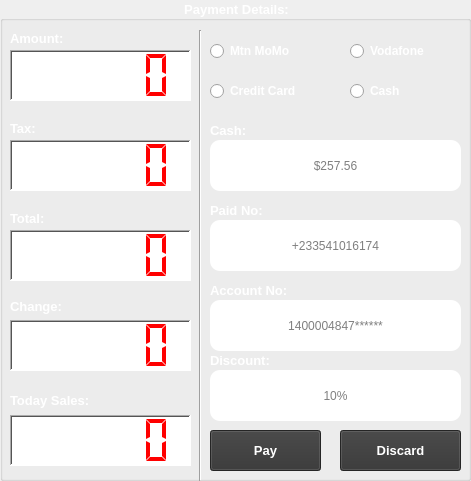
      <widget class="QGroupBox" name="groupBox_31">
       <property name="geometry">
        <rect>
         <x>1200</x>
         <y>10</y>
         <width>471</width>
         <height>481</height>
        </rect>
       </property>
       <property name="font">
        <font>
         <family>Segoe UI</family>
         <pointsize>10</pointsize>
         <weight>75</weight>
         <italic>false</italic>
         <bold>true</bold>
         <underline>false</underline>
        </font>
       </property>
       <property name="styleSheet">
        <string notr="true">color: white</string>
       </property>
       <property name="title">
        <string>Payment Details:</string>
       </property>
       <property name="alignment">
        <set>Qt::AlignCenter</set>
       </property>
       <widget class="QRadioButton" name="sale_Mtn_radioButton">
        <property name="geometry">
         <rect>
          <x>210</x>
          <y>40</y>
          <width>121</width>
          <height>22</height>
         </rect>
        </property>
        <property name="font">
         <font>
          <pointsize>9</pointsize>
          <weight>75</weight>
          <bold>true</bold>
         </font>
        </property>
        <property name="text">
         <string>Mtn MoMo</string>
        </property>
       </widget>
       <widget class="QRadioButton" name="sale_vodafone_radioButton">
        <property name="geometry">
         <rect>
          <x>350</x>
          <y>40</y>
          <width>101</width>
          <height>22</height>
         </rect>
        </property>
        <property name="font">
         <font>
          <pointsize>9</pointsize>
          <weight>75</weight>
          <bold>true</bold>
         </font>
        </property>
        <property name="text">
         <string>Vodafone</string>
        </property>
       </widget>
       <widget class="QRadioButton" name="sale_creditCard_radioButton">
        <property name="geometry">
         <rect>
          <x>210</x>
          <y>80</y>
          <width>121</width>
          <height>22</height>
         </rect>
        </property>
        <property name="font">
         <font>
          <pointsize>9</pointsize>
          <weight>75</weight>
          <bold>true</bold>
         </font>
        </property>
        <property name="text">
         <string>Credit Card</string>
        </property>
       </widget>
       <widget class="QRadioButton" name="sale_cash__radioButton">
        <property name="geometry">
         <rect>
          <x>350</x>
          <y>80</y>
          <width>81</width>
          <height>22</height>
         </rect>
        </property>
        <property name="font">
         <font>
          <pointsize>9</pointsize>
          <weight>75</weight>
          <bold>true</bold>
         </font>
        </property>
        <property name="text">
         <string>Cash</string>
        </property>
       </widget>
       <widget class="QLCDNumber" name="sale_lcd_amount">
        <property name="geometry">
         <rect>
          <x>10</x>
          <y>50</y>
          <width>181</width>
          <height>51</height>
         </rect>
        </property>
        <property name="styleSheet">
         <string notr="true">background-color: white;
color: red;</string>
        </property>
        <property name="frameShape">
         <enum>QFrame::WinPanel</enum>
        </property>
        <property name="frameShadow">
         <enum>QFrame::Sunken</enum>
        </property>
        <property name="smallDecimalPoint">
         <bool>true</bool>
        </property>
        <property name="digitCount">
         <number>5</number>
        </property>
        <property name="segmentStyle">
         <enum>QLCDNumber::Flat</enum>
        </property>
        <property name="intValue" stdset="0">
         <number>0</number>
        </property>
       </widget>
       <widget class="QLabel" name="label_42">
        <property name="geometry">
         <rect>
          <x>10</x>
          <y>30</y>
          <width>81</width>
          <height>16</height>
         </rect>
        </property>
        <property name="font">
         <font>
          <pointsize>10</pointsize>
          <weight>75</weight>
          <bold>true</bold>
         </font>
        </property>
        <property name="text">
         <string>Amount:</string>
        </property>
       </widget>
       <widget class="QLCDNumber" name="sale_lcd_tax">
        <property name="geometry">
         <rect>
          <x>10</x>
          <y>140</y>
          <width>181</width>
          <height>51</height>
         </rect>
        </property>
        <property name="styleSheet">
         <string notr="true">background-color: white;
color: red;</string>
        </property>
        <property name="frameShape">
         <enum>QFrame::WinPanel</enum>
        </property>
        <property name="frameShadow">
         <enum>QFrame::Sunken</enum>
        </property>
        <property name="smallDecimalPoint">
         <bool>true</bool>
        </property>
        <property name="digitCount">
         <number>5</number>
        </property>
        <property name="segmentStyle">
         <enum>QLCDNumber::Flat</enum>
        </property>
        <property name="intValue" stdset="0">
         <number>0</number>
        </property>
       </widget>
       <widget class="QLabel" name="label_624">
        <property name="geometry">
         <rect>
          <x>10</x>
          <y>120</y>
          <width>61</width>
          <height>16</height>
         </rect>
        </property>
        <property name="font">
         <font>
          <pointsize>10</pointsize>
          <weight>75</weight>
          <bold>true</bold>
         </font>
        </property>
        <property name="text">
         <string>Tax:</string>
        </property>
       </widget>
       <widget class="QLCDNumber" name="sale_lcd_total">
        <property name="geometry">
         <rect>
          <x>10</x>
          <y>230</y>
          <width>181</width>
          <height>51</height>
         </rect>
        </property>
        <property name="styleSheet">
         <string notr="true">background-color: white;
color: red;</string>
        </property>
        <property name="frameShape">
         <enum>QFrame::WinPanel</enum>
        </property>
        <property name="frameShadow">
         <enum>QFrame::Sunken</enum>
        </property>
        <property name="smallDecimalPoint">
         <bool>true</bool>
        </property>
        <property name="digitCount">
         <number>5</number>
        </property>
        <property name="segmentStyle">
         <enum>QLCDNumber::Flat</enum>
        </property>
        <property name="intValue" stdset="0">
         <number>0</number>
        </property>
       </widget>
       <widget class="QLabel" name="label_625">
        <property name="geometry">
         <rect>
          <x>10</x>
          <y>210</y>
          <width>51</width>
          <height>16</height>
         </rect>
        </property>
        <property name="font">
         <font>
          <pointsize>10</pointsize>
          <weight>75</weight>
          <bold>true</bold>
         </font>
        </property>
        <property name="text">
         <string>Total:</string>
        </property>
       </widget>
       <widget class="QPushButton" name="sale_btn_pay">
        <property name="geometry">
         <rect>
          <x>210</x>
          <y>430</y>
          <width>111</width>
          <height>41</height>
         </rect>
        </property>
        <property name="palette">
         <palette>
          <active>
           <colorrole role="WindowText">
            <brush brushstyle="SolidPattern">
             <color alpha="255">
              <red>255</red>
              <green>255</green>
              <blue>255</blue>
             </color>
            </brush>
           </colorrole>
           <colorrole role="Button">
            <brush brushstyle="SolidPattern">
             <color alpha="255">
              <red>52</red>
              <green>52</green>
              <blue>52</blue>
             </color>
            </brush>
           </colorrole>
           <colorrole role="Text">
            <brush brushstyle="SolidPattern">
             <color alpha="255">
              <red>255</red>
              <green>255</green>
              <blue>255</blue>
             </color>
            </brush>
           </colorrole>
           <colorrole role="ButtonText">
            <brush brushstyle="SolidPattern">
             <color alpha="255">
              <red>255</red>
              <green>255</green>
              <blue>255</blue>
             </color>
            </brush>
           </colorrole>
           <colorrole role="Base">
            <brush brushstyle="SolidPattern">
             <color alpha="255">
              <red>52</red>
              <green>52</green>
              <blue>52</blue>
             </color>
            </brush>
           </colorrole>
           <colorrole role="Window">
            <brush brushstyle="SolidPattern">
             <color alpha="255">
              <red>52</red>
              <green>52</green>
              <blue>52</blue>
             </color>
            </brush>
           </colorrole>
           <colorrole role="PlaceholderText">
            <brush brushstyle="NoBrush">
             <color alpha="128">
              <red>255</red>
              <green>255</green>
              <blue>255</blue>
             </color>
            </brush>
           </colorrole>
          </active>
          <inactive>
           <colorrole role="WindowText">
            <brush brushstyle="SolidPattern">
             <color alpha="255">
              <red>255</red>
              <green>255</green>
              <blue>255</blue>
             </color>
            </brush>
           </colorrole>
           <colorrole role="Button">
            <brush brushstyle="SolidPattern">
             <color alpha="255">
              <red>52</red>
              <green>52</green>
              <blue>52</blue>
             </color>
            </brush>
           </colorrole>
           <colorrole role="Text">
            <brush brushstyle="SolidPattern">
             <color alpha="255">
              <red>255</red>
              <green>255</green>
              <blue>255</blue>
             </color>
            </brush>
           </colorrole>
           <colorrole role="ButtonText">
            <brush brushstyle="SolidPattern">
             <color alpha="255">
              <red>255</red>
              <green>255</green>
              <blue>255</blue>
             </color>
            </brush>
           </colorrole>
           <colorrole role="Base">
            <brush brushstyle="SolidPattern">
             <color alpha="255">
              <red>52</red>
              <green>52</green>
              <blue>52</blue>
             </color>
            </brush>
           </colorrole>
           <colorrole role="Window">
            <brush brushstyle="SolidPattern">
             <color alpha="255">
              <red>52</red>
              <green>52</green>
              <blue>52</blue>
             </color>
            </brush>
           </colorrole>
           <colorrole role="PlaceholderText">
            <brush brushstyle="NoBrush">
             <color alpha="128">
              <red>255</red>
              <green>255</green>
              <blue>255</blue>
             </color>
            </brush>
           </colorrole>
          </inactive>
          <disabled>
           <colorrole role="WindowText">
            <brush brushstyle="SolidPattern">
             <color alpha="255">
              <red>255</red>
              <green>255</green>
              <blue>255</blue>
             </color>
            </brush>
           </colorrole>
           <colorrole role="Button">
            <brush brushstyle="SolidPattern">
             <color alpha="255">
              <red>52</red>
              <green>52</green>
              <blue>52</blue>
             </color>
            </brush>
           </colorrole>
           <colorrole role="Text">
            <brush brushstyle="SolidPattern">
             <color alpha="255">
              <red>255</red>
              <green>255</green>
              <blue>255</blue>
             </color>
            </brush>
           </colorrole>
           <colorrole role="ButtonText">
            <brush brushstyle="SolidPattern">
             <color alpha="255">
              <red>255</red>
              <green>255</green>
              <blue>255</blue>
             </color>
            </brush>
           </colorrole>
           <colorrole role="Base">
            <brush brushstyle="SolidPattern">
             <color alpha="255">
              <red>52</red>
              <green>52</green>
              <blue>52</blue>
             </color>
            </brush>
           </colorrole>
           <colorrole role="Window">
            <brush brushstyle="SolidPattern">
             <color alpha="255">
              <red>52</red>
              <green>52</green>
              <blue>52</blue>
             </color>
            </brush>
           </colorrole>
           <colorrole role="PlaceholderText">
            <brush brushstyle="NoBrush">
             <color alpha="128">
              <red>255</red>
              <green>255</green>
              <blue>255</blue>
             </color>
            </brush>
           </colorrole>
          </disabled>
         </palette>
        </property>
        <property name="font">
         <font>
          <pointsize>10</pointsize>
          <weight>75</weight>
          <bold>true</bold>
         </font>
        </property>
        <property name="text">
         <string>Pay</string>
        </property>
       </widget>
       <widget class="Line" name="line_9">
        <property name="geometry">
         <rect>
          <x>190</x>
          <y>30</y>
          <width>21</width>
          <height>451</height>
         </rect>
        </property>
        <property name="styleSheet">
         <string notr="true">color: rgb(255, 255, 255);</string>
        </property>
        <property name="orientation">
         <enum>Qt::Vertical</enum>
        </property>
       </widget>
       <widget class="QLabel" name="label_626">
        <property name="geometry">
         <rect>
          <x>10</x>
          <y>390</y>
          <width>121</width>
          <height>21</height>
         </rect>
        </property>
        <property name="font">
         <font>
          <pointsize>10</pointsize>
          <weight>75</weight>
          <bold>true</bold>
         </font>
        </property>
        <property name="text">
         <string>Today Sales:</string>
        </property>
       </widget>
       <widget class="QLCDNumber" name="sale_lcd_daily_sale">
        <property name="geometry">
         <rect>
          <x>10</x>
          <y>415</y>
          <width>181</width>
          <height>51</height>
         </rect>
        </property>
        <property name="styleSheet">
         <string notr="true">background-color: white;
color: red;</string>
        </property>
        <property name="frameShape">
         <enum>QFrame::WinPanel</enum>
        </property>
        <property name="frameShadow">
         <enum>QFrame::Sunken</enum>
        </property>
        <property name="smallDecimalPoint">
         <bool>true</bool>
        </property>
        <property name="digitCount">
         <number>5</number>
        </property>
        <property name="segmentStyle">
         <enum>QLCDNumber::Flat</enum>
        </property>
        <property name="intValue" stdset="0">
         <number>0</number>
        </property>
       </widget>
       <widget class="QLineEdit" name="sale_show_paid_cash">
        <property name="geometry">
         <rect>
          <x>210</x>
          <y>140</y>
          <width>251</width>
          <height>51</height>
         </rect>
        </property>
        <property name="font">
         <font>
          <pointsize>9</pointsize>
         </font>
        </property>
        <property name="styleSheet">
         <string notr="true">background-color: white;
color: black;
border-radius: 10px;</string>
        </property>
        <property name="alignment">
         <set>Qt::AlignCenter</set>
        </property>
        <property name="placeholderText">
         <string>$257.56</string>
        </property>
        <property name="clearButtonEnabled">
         <bool>true</bool>
        </property>
       </widget>
       <widget class="QLineEdit" name="sale_show_accnt_No">
        <property name="geometry">
         <rect>
          <x>210</x>
          <y>300</y>
          <width>251</width>
          <height>51</height>
         </rect>
        </property>
        <property name="font">
         <font>
          <pointsize>9</pointsize>
         </font>
        </property>
        <property name="styleSheet">
         <string notr="true">background-color: white;
color: black;
border-radius: 10px;</string>
        </property>
        <property name="alignment">
         <set>Qt::AlignCenter</set>
        </property>
        <property name="placeholderText">
         <string>1400004847******</string>
        </property>
        <property name="clearButtonEnabled">
         <bool>true</bool>
        </property>
       </widget>
       <widget class="QPushButton" name="sale_btn_discard">
        <property name="geometry">
         <rect>
          <x>340</x>
          <y>430</y>
          <width>121</width>
          <height>41</height>
         </rect>
        </property>
        <property name="palette">
         <palette>
          <active>
           <colorrole role="WindowText">
            <brush brushstyle="SolidPattern">
             <color alpha="255">
              <red>255</red>
              <green>255</green>
              <blue>255</blue>
             </color>
            </brush>
           </colorrole>
           <colorrole role="Button">
            <brush brushstyle="SolidPattern">
             <color alpha="255">
              <red>52</red>
              <green>52</green>
              <blue>52</blue>
             </color>
            </brush>
           </colorrole>
           <colorrole role="Text">
            <brush brushstyle="SolidPattern">
             <color alpha="255">
              <red>255</red>
              <green>255</green>
              <blue>255</blue>
             </color>
            </brush>
           </colorrole>
           <colorrole role="ButtonText">
            <brush brushstyle="SolidPattern">
             <color alpha="255">
              <red>255</red>
              <green>255</green>
              <blue>255</blue>
             </color>
            </brush>
           </colorrole>
           <colorrole role="Base">
            <brush brushstyle="SolidPattern">
             <color alpha="255">
              <red>52</red>
              <green>52</green>
              <blue>52</blue>
             </color>
            </brush>
           </colorrole>
           <colorrole role="Window">
            <brush brushstyle="SolidPattern">
             <color alpha="255">
              <red>52</red>
              <green>52</green>
              <blue>52</blue>
             </color>
            </brush>
           </colorrole>
           <colorrole role="PlaceholderText">
            <brush brushstyle="NoBrush">
             <color alpha="128">
              <red>255</red>
              <green>255</green>
              <blue>255</blue>
             </color>
            </brush>
           </colorrole>
          </active>
          <inactive>
           <colorrole role="WindowText">
            <brush brushstyle="SolidPattern">
             <color alpha="255">
              <red>255</red>
              <green>255</green>
              <blue>255</blue>
             </color>
            </brush>
           </colorrole>
           <colorrole role="Button">
            <brush brushstyle="SolidPattern">
             <color alpha="255">
              <red>52</red>
              <green>52</green>
              <blue>52</blue>
             </color>
            </brush>
           </colorrole>
           <colorrole role="Text">
            <brush brushstyle="SolidPattern">
             <color alpha="255">
              <red>255</red>
              <green>255</green>
              <blue>255</blue>
             </color>
            </brush>
           </colorrole>
           <colorrole role="ButtonText">
            <brush brushstyle="SolidPattern">
             <color alpha="255">
              <red>255</red>
              <green>255</green>
              <blue>255</blue>
             </color>
            </brush>
           </colorrole>
           <colorrole role="Base">
            <brush brushstyle="SolidPattern">
             <color alpha="255">
              <red>52</red>
              <green>52</green>
              <blue>52</blue>
             </color>
            </brush>
           </colorrole>
           <colorrole role="Window">
            <brush brushstyle="SolidPattern">
             <color alpha="255">
              <red>52</red>
              <green>52</green>
              <blue>52</blue>
             </color>
            </brush>
           </colorrole>
           <colorrole role="PlaceholderText">
            <brush brushstyle="NoBrush">
             <color alpha="128">
              <red>255</red>
              <green>255</green>
              <blue>255</blue>
             </color>
            </brush>
           </colorrole>
          </inactive>
          <disabled>
           <colorrole role="WindowText">
            <brush brushstyle="SolidPattern">
             <color alpha="255">
              <red>255</red>
              <green>255</green>
              <blue>255</blue>
             </color>
            </brush>
           </colorrole>
           <colorrole role="Button">
            <brush brushstyle="SolidPattern">
             <color alpha="255">
              <red>52</red>
              <green>52</green>
              <blue>52</blue>
             </color>
            </brush>
           </colorrole>
           <colorrole role="Text">
            <brush brushstyle="SolidPattern">
             <color alpha="255">
              <red>255</red>
              <green>255</green>
              <blue>255</blue>
             </color>
            </brush>
           </colorrole>
           <colorrole role="ButtonText">
            <brush brushstyle="SolidPattern">
             <color alpha="255">
              <red>255</red>
              <green>255</green>
              <blue>255</blue>
             </color>
            </brush>
           </colorrole>
           <colorrole role="Base">
            <brush brushstyle="SolidPattern">
             <color alpha="255">
              <red>52</red>
              <green>52</green>
              <blue>52</blue>
             </color>
            </brush>
           </colorrole>
           <colorrole role="Window">
            <brush brushstyle="SolidPattern">
             <color alpha="255">
              <red>52</red>
              <green>52</green>
              <blue>52</blue>
             </color>
            </brush>
           </colorrole>
           <colorrole role="PlaceholderText">
            <brush brushstyle="NoBrush">
             <color alpha="128">
              <red>255</red>
              <green>255</green>
              <blue>255</blue>
             </color>
            </brush>
           </colorrole>
          </disabled>
         </palette>
        </property>
        <property name="font">
         <font>
          <pointsize>10</pointsize>
          <weight>75</weight>
          <bold>true</bold>
         </font>
        </property>
        <property name="text">
         <string>Discard</string>
        </property>
        <property name="icon">
         <iconset resource="Materials.qrc">
          <normaloff>:/new/Icons/Minus.png</normaloff>:/new/Icons/Minus.png</iconset>
        </property>
        <property name="iconSize">
         <size>
          <width>25</width>
          <height>25</height>
         </size>
        </property>
       </widget>
       <widget class="QLabel" name="label_627">
        <property name="geometry">
         <rect>
          <x>210</x>
          <y>280</y>
          <width>111</width>
          <height>20</height>
         </rect>
        </property>
        <property name="font">
         <font>
          <pointsize>10</pointsize>
          <weight>75</weight>
          <bold>true</bold>
         </font>
        </property>
        <property name="text">
         <string>Account No:</string>
        </property>
       </widget>
       <widget class="QLabel" name="label_628">
        <property name="geometry">
         <rect>
          <x>210</x>
          <y>200</y>
          <width>111</width>
          <height>21</height>
         </rect>
        </property>
        <property name="font">
         <font>
          <pointsize>10</pointsize>
          <weight>75</weight>
          <bold>true</bold>
         </font>
        </property>
        <property name="text">
         <string>Paid No:</string>
        </property>
       </widget>
       <widget class="QLabel" name="label_629">
        <property name="geometry">
         <rect>
          <x>10</x>
          <y>296</y>
          <width>81</width>
          <height>20</height>
         </rect>
        </property>
        <property name="font">
         <font>
          <pointsize>10</pointsize>
          <weight>75</weight>
          <bold>true</bold>
         </font>
        </property>
        <property name="text">
         <string>Change:</string>
        </property>
       </widget>
       <widget class="QLCDNumber" name="sale_lcd_change">
        <property name="geometry">
         <rect>
          <x>10</x>
          <y>320</y>
          <width>181</width>
          <height>51</height>
         </rect>
        </property>
        <property name="styleSheet">
         <string notr="true">background-color: white;
color: red;</string>
        </property>
        <property name="frameShape">
         <enum>QFrame::WinPanel</enum>
        </property>
        <property name="frameShadow">
         <enum>QFrame::Sunken</enum>
        </property>
        <property name="smallDecimalPoint">
         <bool>true</bool>
        </property>
        <property name="digitCount">
         <number>5</number>
        </property>
        <property name="segmentStyle">
         <enum>QLCDNumber::Flat</enum>
        </property>
        <property name="intValue" stdset="0">
         <number>0</number>
        </property>
       </widget>
       <widget class="QLabel" name="label_630">
        <property name="geometry">
         <rect>
          <x>210</x>
          <y>120</y>
          <width>71</width>
          <height>20</height>
         </rect>
        </property>
        <property name="font">
         <font>
          <pointsize>10</pointsize>
          <weight>75</weight>
          <bold>true</bold>
         </font>
        </property>
        <property name="text">
         <string>Cash:</string>
        </property>
       </widget>
       <widget class="QLineEdit" name="sale_show_paid_number">
        <property name="geometry">
         <rect>
          <x>210</x>
          <y>220</y>
          <width>251</width>
          <height>51</height>
         </rect>
        </property>
        <property name="font">
         <font>
          <pointsize>9</pointsize>
         </font>
        </property>
        <property name="styleSheet">
         <string notr="true">background-color: white;
color: black;
border-radius: 10px;</string>
        </property>
        <property name="alignment">
         <set>Qt::AlignCenter</set>
        </property>
        <property name="placeholderText">
         <string>+233541016174</string>
        </property>
        <property name="clearButtonEnabled">
         <bool>true</bool>
        </property>
       </widget>
       <widget class="QLineEdit" name="sale_show_discount">
        <property name="geometry">
         <rect>
          <x>210</x>
          <y>370</y>
          <width>251</width>
          <height>51</height>
         </rect>
        </property>
        <property name="font">
         <font>
          <pointsize>9</pointsize>
         </font>
        </property>
        <property name="styleSheet">
         <string notr="true">background-color: white;
color: black;
border-radius: 10px;</string>
        </property>
        <property name="text">
         <string/>
        </property>
        <property name="maxLength">
         <number>3</number>
        </property>
        <property name="alignment">
         <set>Qt::AlignCenter</set>
        </property>
        <property name="placeholderText">
         <string>10%</string>
        </property>
        <property name="clearButtonEnabled">
         <bool>true</bool>
        </property>
       </widget>
       <widget class="QLabel" name="label_631">
        <property name="geometry">
         <rect>
          <x>210</x>
          <y>350</y>
          <width>91</width>
          <height>20</height>
         </rect>
        </property>
        <property name="font">
         <font>
          <pointsize>10</pointsize>
          <weight>75</weight>
          <bold>true</bold>
         </font>
        </property>
        <property name="text">
         <string>Discount:</string>
        </property>
       </widget>
      </widget>
